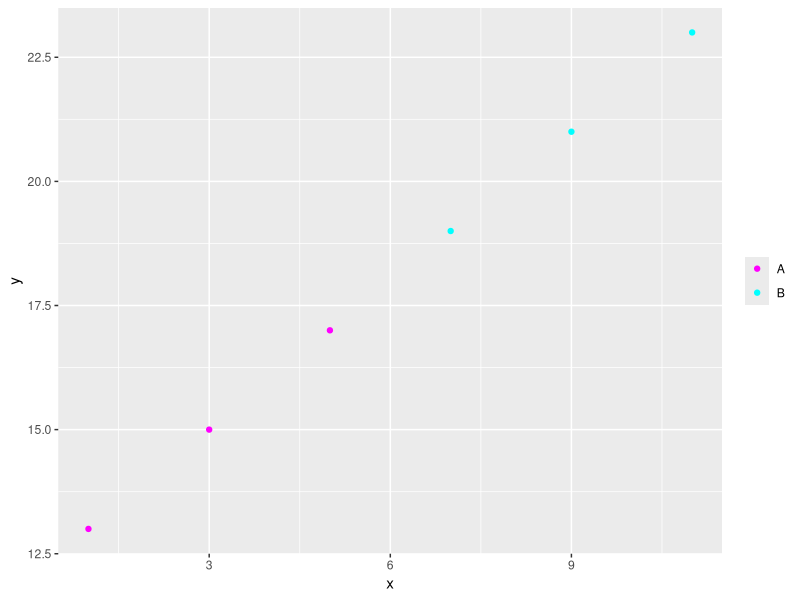
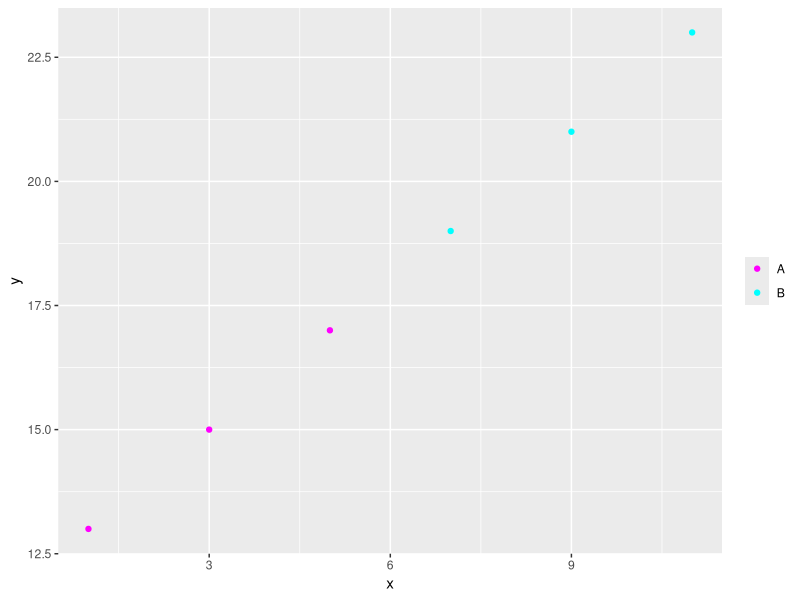

Write the R code that produced these figures, in order.
## ---- chunk 1

knitr::opts_chunk$set(echo = TRUE, message = FALSE, warning = FALSE, results = FALSE)

## ---- chunk 2
#Packages needed for this project

library(tidyverse)
library(here)
## ---- chunk 3
df <- read_csv(here('hydrology/src_classes_spring_2022/data/legend_data.csv'))
## ---- chunk 4
df %>% 
  ggplot(aes(x = x, y = y, color = Site)) +
  geom_point() + 
  scale_colour_manual(values = c('magenta', 'cyan')) +
  theme(legend.title = element_blank())
  
## ---- chunk 5
df_a <- read_csv(here('hydrology/src_classes_spring_2022/data/df_a.csv'))


df_b <- read_csv(here('hydrology/src_classes_spring_2022/data/df_b.csv'))
## ---- chunk 6
df_c <- rbind(df_a, df_b) 


df_c %>% 
  ggplot(aes(x = x, y = y, color = Site)) +
  geom_point() + 
  scale_colour_manual(values = c('magenta', 'cyan')) +
  theme(legend.title = element_blank())
  
